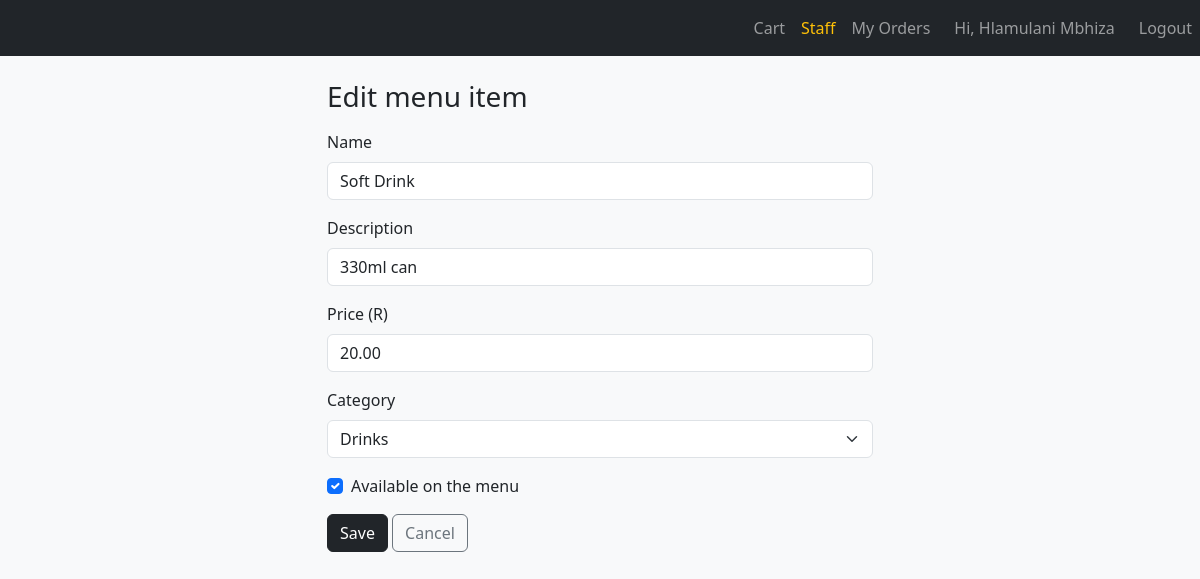
/admin/menu/6/edit (signed in), run on the app's committed database.
### app/models.py (models this page shows, shortened)
class User(UserMixin, db.Model):
    id = db.Column(db.Integer, primary_key=True)
    name = db.Column(db.String(80), nullable=False)
    email = db.Column(db.String(120), unique=True, nullable=False)
    password_hash = db.Column(db.String(256), nullable=False)
    role = db.Column(db.String(20), default="customer")  # customer / staff / driver

class MenuItem(db.Model):
    id = db.Column(db.Integer, primary_key=True)
    name = db.Column(db.String(120), nullable=False)
    description = db.Column(db.String(300))
    price = db.Column(db.Numeric(8, 2), nullable=False)
    available = db.Column(db.Boolean, default=True)
    category_id = db.Column(db.Integer, db.ForeignKey("category.id"), nullable=False)

### app/routes/admin.py (the view)
@admin_bp.route("/menu/<int:item_id>/edit", methods=["GET", "POST"])
@staff_required
def edit_item(item_id):
    item = db.session.get(MenuItem, item_id) or abort(404)
    categories = Category.query.order_by(Category.name).all()
    if request.method == "POST":
        if save_item(item):
            db.session.commit()
            flash(f"'{item.name}' updated.", "success")
            return redirect(url_for("admin.menu"))
    return render_template("item_form.html", item=item, categories=categories)

### app/__init__.py (called while the page is built)
def create_app():
    app = Flask(__name__)
    app.config.from_object(Config)
    db.init_app(app)
    login_manager.init_app(app)
    csrf.init_app(app)
    from .routes.menu import menu_bp
    from .routes.auth import auth_bp
    from .routes.cart import cart_bp
    from .routes.admin import admin_bp
    from .routes.driver import driver_bp
    from .routes.reports import reports_bp
    app.register_blueprint(menu_bp)
    app.register_blueprint(auth_bp)
    app.register_blueprint(cart_bp)
    app.register_blueprint(admin_bp)
    app.register_blueprint(driver_bp)
    app.register_blueprint(reports_bp)
    @app.context_processor
    def inject_cart_count():
        return {"cart_count": sum(session.get("cart", {}).values())}
    with app.app_context():
        from . import models  # make sure all tables are registered
        db.create_all()
    return app

### app/models.py (called while the page is built)
@login_manager.user_loader
def load_user(user_id):
    return db.session.get(User, int(user_id))

### app/routes/admin.py (called while the page is built)
def staff_required(view):
    @wraps(view)
    def wrapped(*args, **kwargs):
        if current_user.role != "staff":
            abort(403)
        return view(*args, **kwargs)
    return login_required(wrapped)

### app/templates/item_form.html (shortened to what this page needs)
{% extends "base.html" %}
{% block content %}
<div class="row justify-content-center">
  <div class="col-md-6">
    <h1 class="h3 mb-3">{{ 'Edit' if item else 'Add' }} menu item</h1>
    <form method="post">
      <div class="mb-3">
        <label class="form-label">Name</label>
        <input type="text" name="name" class="form-control" value="{{ item.name if item else '' }}" required>
      </div>
      <div class="mb-3">
        <label class="form-label">Description</label>
        <input type="text" name="description" class="form-control" value="{{ item.description if item and item.description else '' }}">
      </div>
      <div class="mb-3">
        <label class="form-label">Price (R)</label>
        <input type="number" step="0.01" min="0" name="price" class="form-control" value="{{ item.price if item else '' }}" required>
      </div>
      <div class="mb-3">
        <label class="form-label">Category</label>
        <select name="category_id" class="form-select" required>
          {% for c in categories %}
          <option value="{{ c.id }}" {{ 'selected' if item and item.category_id == c.id }}>{{ c.name }}</option>
          {% endfor %}
        </select>
      </div>
      <div class="form-check mb-3">
        <input class="form-check-input" type="checkbox" name="available" id="available"
               {{ 'checked' if (item is none or item.available) }}>
        <label class="form-check-label" for="available">Available on the menu</label>
      </div>
      <button class="btn btn-dark">Save</button>
      <a href="{{ url_for('admin.menu') }}" class="btn btn-outline-secondary">Cancel</a>
    </form>
  </div>
</div>
{% endblock %}

### app/templates/base.html (shortened to what this page needs)
<!doctype html>
<html lang="en">
<head>
  <link href="https://cdn.jsdelivr.net/npm/bootstrap@5.3.3/dist/css/bootstrap.min.css" rel="stylesheet">
</head>
<body class="bg-light">
  <nav class="navbar navbar-expand navbar-dark bg-dark">
      <div class="navbar-nav ms-auto">
        <a class="nav-link" href="{{ url_for('cart.view_cart') }}">
          Cart {% if cart_count %}<span class="badge bg-warning text-dark">{{ cart_count }}</span>{% endif %}
        </a>
        {% if current_user.is_authenticated %}
        {% if current_user.role == "staff" %}
          <a class="nav-link text-warning" href="{{ url_for('admin.orders') }}">Staff</a>
        {% endif %}
          <a class="nav-link" href="{{ url_for('cart.my_orders') }}">My Orders</a>
          <span class="navbar-text mx-3">Hi, {{ current_user.name }}</span>
          <a class="nav-link" href="{{ url_for('auth.logout') }}">Logout</a>
        {% else %}
          <a class="nav-link" href="{{ url_for('auth.login') }}">Login</a>
          <a class="nav-link" href="{{ url_for('auth.register') }}">Register</a>
        {% endif %}
      </div>
  </nav>
  <div class="container py-4">
    {% block content %}{% endblock %}
  </div>
</body>
</html>

### data on the page
User: name "Hlamulani Mbhiza"
MenuItem: name "Soft Drink", description "330ml can", price "20.00"

### other printed values
{{ 'Edit' if item else 'Add' }} "Edit"
form field category_id "Drinks"
